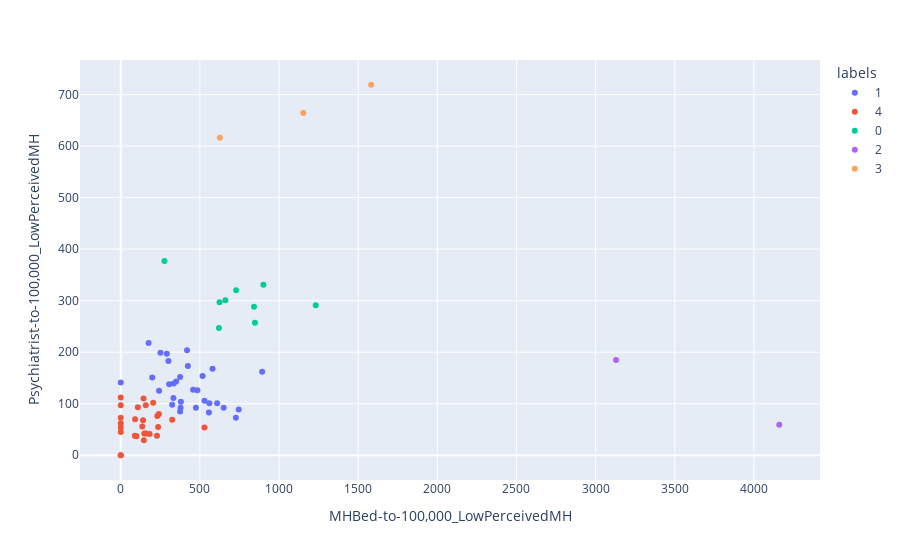

Here is the notebook cell this chart was saved with:
### Code cell
import plotly.express as px

gmm6 = mixture.GaussianMixture(n_components = 5, max_iter = 1000, 
                               random_state = 1234, covariance_type = 'tied')
gmm6.fit(X1)
labels=gmm6.predict(X1)
X16 = X.copy()

X16['labels'] = labels
X16['labels'] = X16['labels'].apply(str)


fig = px.scatter(X16,
                 y= 'Psychiatrist-to-100,000_LowPerceivedMH', 
                 x= 'MHBed-to-100,000_LowPerceivedMH',
#                 size="regular_provider_p", 
                 color="labels",
                 hover_name="Health region_x",
                 hover_data=['Province/territory_x'],
                 size_max=30)
fig.show()

### Figure 1 — Plotly figure (JSON) as saved in the notebook; plotly's stock layout.template omitted (floating-point values rounded to 4 significant figures)
{"data": [{"customdata": [["AB"], ["AB"], ["AB"], ["BC"], ["MB"], ["MB"], ["MB"], ["NB"], ["NB"], ["NB"], ["NL"], ["NL"], ["NS"], ["NS"], ["ON"], ["ON"], ["ON"], ["ON"], ["ON"], ["ON"], ["ON"], ["ON"], ["PE"], ["QC"], ["QC"], ["QC"], ["QC"], ["QC"], ["QC"], ["SK"], ["SK"]], "hovertemplate": "<b>%{hovertext}</b><br><br>labels=1<br>MHBed-to-100,000_LowPerceivedMH=%{x}<br>Psychiatrist-to-100,000_LowPerceivedMH=%{y}<br>Province/territory_x=%{customdata[0]}<extra></extra>", "hovertext": ["Calgary Zone", "Central Zone", "Edmonton Zone", "Interior Health", "Interlake–Eastern Regional Health Authority", "Prairie Mountain Health", "Winnipeg Regional Health Authority", "Zone 2 (Saint John Area)", "Zone 4 (Edmundston Area)", "Zone 6 (Bathurst Area)", "Central Health", "Western Health", "Central Zone", "Eastern Zone", "Champlain LHIN", "Hamilton Niagara Haldimand Brant LHIN", "North East LHIN", "North Simcoe Muskoka LHIN", "North West LHIN", "South East LHIN", "South West LHIN", "Waterloo Wellington LHIN", "Health PEI", "Abitibi-Témiscamingue Region", "Lanaudière Region", "Laurentides Region", "Laval Region", "Montérégie Region", "Outaouais Region", "Regina Qu’Appelle Health Region", "Saskatoon Health Region"], "legendgroup": "1", "marker": {"color": "#636efa", "symbol": "circle"}, "mode": "markers", "name": "1", "orientation": "v", "showlegend": true, "type": "scatter", "x": [301, 727, 424, 251, 0, 375, 176, 325, 529, 484, 306, 350, 419, 380, 291, 333, 557, 745, 457, 375, 517, 560, 650, 893, 580, 475, 242, 334, 609, 378, 199], "xaxis": "x", "y": [183, 73, 173, 199, 141, 85, 218, 98, 106, 126, 138, 143, 204, 104, 197, 111, 83, 89, 127, 152, 154, 101, 92, 162, 168, 92, 125, 139, 101, 92, 151], "yaxis": "y"}, {"customdata": [["AB"], ["AB"], ["BC"], ["BC"], ["BC"], ["MB"], ["MB"], ["NB"], ["NB"], ["NB"], ["NL"], ["NS"], ["NS"], ["NT"], ["ON"], ["ON"], ["ON"], ["ON"], ["ON"], ["SK"], ["SK"], ["SK"], ["SK"], ["SK"], ["SK"], ["SK"], ["YT"]], "hovertemplate": "<b>%{hovertext}</b><br><br>labels=4<br>MHBed-to-100,000_LowPerceivedMH=%{x}<br>Psychiatrist-to-100,000_LowPerceivedMH=%{y}<br>Province/territory_x=%{customdata[0]}<extra></extra>", "hovertext": ["North Zone", "South Zone", "Fraser Health", "Island Health", "Northern Health", "Northern Health Region", "Southern Health — Santé Sud", "Zone 1 (Moncton Area)", "Zone 3 (Fredericton Area)", "Zone 7 (Miramichi Area)", "Labrador–Grenfell Health", "Northern Zone", "Western Zone", "N.W.T.", "Central East LHIN", "Central LHIN", "Central West LHIN", "Erie St. Clair LHIN", "Mississauga Halton LHIN", "Cypress Health Region", "Five Hills Health Region", "Heartland Health Region", "Kelsey Trail Health Region", "Prince Albert Parkland Health Region", "Sun Country Health Region", "Sunrise Health Region", "Yukon"], "legendgroup": "4", "marker": {"color": "#EF553B", "symbol": "circle"}, "mode": "markers", "name": "4", "orientation": "v", "showlegend": true, "type": "scatter", "x": [89, 231, 149, 162, 141, 182, 0, 205, 144, 229, 0, 136, 91, 0, 325, 108, 99, 236, 158, 0, 241, 0, 0, 529, 0, 0, 146], "xaxis": "x", "y": [38, 76, 42, 42, 68, 41, 45, 102, 110, 38, 62, 56, 70, 54, 69, 93, 37, 55, 97, 112, 80, 0, 0, 54, 73, 97, 29], "yaxis": "y"}, {"customdata": [["BC"], ["NL"], ["QC"], ["QC"], ["QC"], ["QC"], ["QC"], ["QC"], ["QC"]], "hovertemplate": "<b>%{hovertext}</b><br><br>labels=0<br>MHBed-to-100,000_LowPerceivedMH=%{x}<br>Psychiatrist-to-100,000_LowPerceivedMH=%{y}<br>Province/territory_x=%{customdata[0]}<extra></extra>", "hovertext": ["Vancouver Coastal Health", "Eastern Health", "Bas-Saint-Laurent Region", "Côte-Nord Region", "Chaudière-Appalaches Region", "Estrie Region", "Mauricie et Centre-du-Québec Region", "Montréal Region", "Saguenay–Lac-Saint-Jean Region"], "legendgroup": "0", "marker": {"color": "#00cc96", "symbol": "circle"}, "mode": "markers", "name": "0", "orientation": "v", "showlegend": true, "type": "scatter", "x": [276, 620, 661, 848, 901, 624, 842, 729, 1232], "xaxis": "x", "y": [377, 247, 301, 257, 331, 297, 288, 320, 291], "yaxis": "y"}, {"customdata": [["NB"], ["SK"]], "hovertemplate": "<b>%{hovertext}</b><br><br>labels=2<br>MHBed-to-100,000_LowPerceivedMH=%{x}<br>Psychiatrist-to-100,000_LowPerceivedMH=%{y}<br>Province/territory_x=%{customdata[0]}<extra></extra>", "hovertext": ["Zone 5 (Campbellton Area)", "Prairie North Health Region"], "legendgroup": "2", "marker": {"color": "#ab63fa", "symbol": "circle"}, "mode": "markers", "name": "2", "orientation": "v", "showlegend": true, "type": "scatter", "x": [3129, 4160], "xaxis": "x", "y": [185, 59], "yaxis": "y"}, {"customdata": [["ON"], ["QC"], ["QC"]], "hovertemplate": "<b>%{hovertext}</b><br><br>labels=3<br>MHBed-to-100,000_LowPerceivedMH=%{x}<br>Psychiatrist-to-100,000_LowPerceivedMH=%{y}<br>Province/territory_x=%{customdata[0]}<extra></extra>", "hovertext": ["Toronto Central LHIN", "Capitale-Nationale Region", "Gaspésie–Îles-de-la-Madeleine Region"], "legendgroup": "3", "marker": {"color": "#FFA15A", "symbol": "circle"}, "mode": "markers", "name": "3", "orientation": "v", "showlegend": true, "type": "scatter", "x": [626, 1153, 1582], "xaxis": "x", "y": [616, 664, 719], "yaxis": "y"}], "layout": {"legend": {"title": {"text": "labels"}, "tracegroupgap": 0}, "margin": {"t": 60}, "xaxis": {"anchor": "y", "domain": [0, 1], "title": {"text": "MHBed-to-100,000_LowPerceivedMH"}}, "yaxis": {"anchor": "x", "domain": [0, 1], "title": {"text": "Psychiatrist-to-100,000_LowPerceivedMH"}}}}
